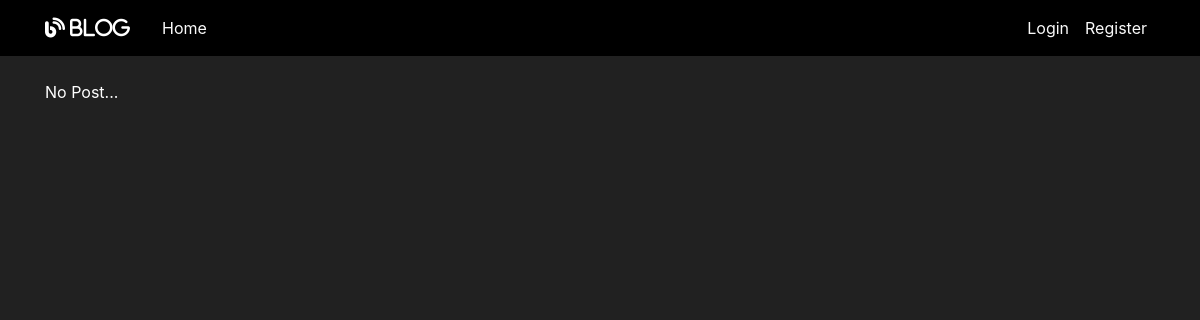
Page /approvals on the earlier database version.
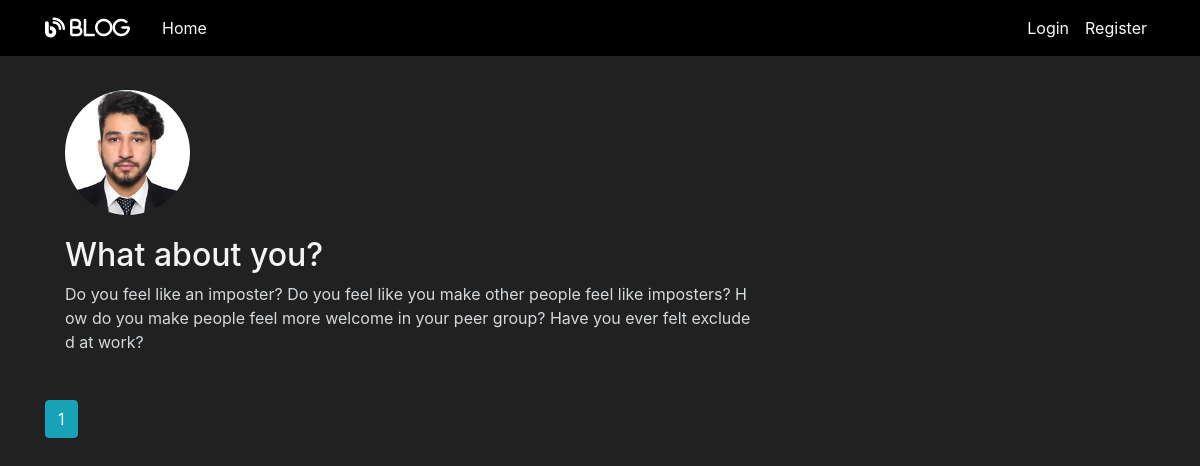
Same page on the later database version.
### flaskblog/models.py (models this page shows, shortened)
class Post(db.Model):
    id = db.Column(db.Integer, primary_key=True)
    title = db.Column(db.String(100), nullable=False)
    date_posted = db.Column(db.DateTime, nullable=False, default=datetime.utcnow)
    content = db.Column(db.Text, nullable=False)
    user_id = db.Column(db.Integer, db.ForeignKey('user.id'), nullable=False)
    likes = db.relationship('PostLike', backref='post', lazy='dynamic')
    is_approved = db.Column(db.Boolean, default=False)
    image_file = db.Column(db.String(20), nullable=False, default='default.jpg')

class User(db.Model, UserMixin):
    id = db.Column(db.Integer, primary_key=True)
    username = db.Column(db.String(20), unique=True, nullable=False)
    role=db.Column(db.Integer,nullable=False,default=3)
    email = db.Column(db.String(120), unique=True, nullable=False)
    image_file = db.Column(db.String(20), nullable=False, default='default.jpg')
    password = db.Column(db.String(60), nullable=False)
    posts = db.relationship('Post', backref='author', lazy=True)
    liked = db.relationship('PostLike',foreign_keys='PostLike.user_id',
    backref='user', lazy='dynamic')

### flaskblog/routes.py (the view)
@app.route("/approvals")
def approvals():
    page = request.args.get('page', 1, type=int)
    posts = Post.query.filter_by(is_approved=False).order_by(Post.date_posted.desc()).paginate(page=page, per_page=4)
    return render_template('approvals_posts.html', posts=posts)

### flaskblog/templates/approvals_posts.html (shortened to what this page needs)
{% extends "layout.html" %} {% block content %} {% if posts.items %} {% for post
in posts.items %}
<article class="media content-section">
  <div class="media-body">
    <div class="article-metadata d-flex justify-content-between">
      <div class="d-flex">
        <img
          src="{{ url_for('static', filename='profile_pics/' + post.author.image_file) }}"
          alt=""
          class="rounded-circle account-img"/>
      </div>
    </div>
    <h2>
      <a class="article-title" href="{{ url_for('post', post_id=post.id) }}">
        {{ post.title }}</a>
    </h2>
    <p class="article-content">{{ post.content }}</p>
  </div>
</article>
{% endfor %}
{% else %}
<p>No Post...</p>
{% endif %}
{% for page_num in posts.iter_pages( left_edge=1, right_edge=1,
left_current=1, right_current=2 ) %} {% if page_num %} {% if posts.page==page_num %}
<a class="btn btn-info mb-4" href="{{ url_for('approvals', page=page_num) }}">
  {{ page_num }}</a>
  {% else %}
<a class="btn btn-outline-info mb-4"
  href="{{ url_for('approvals', page=page_num) }}">
  {{ page_num }}</a>
  {% endif %} {% else %} ... {% endif %} {% endfor %} {% endblock %}

Differences in the rows shown:
added Post: image_file (picture), title "What about you?", content "Do you feel like an imposter? Do you feel like you make other people feel like imposters? How do you make people feel more welcome in your peer group? Have you ever felt excluded at work?"
Other differences:
new list line: "1"
text no longer shown: "No Post..."
